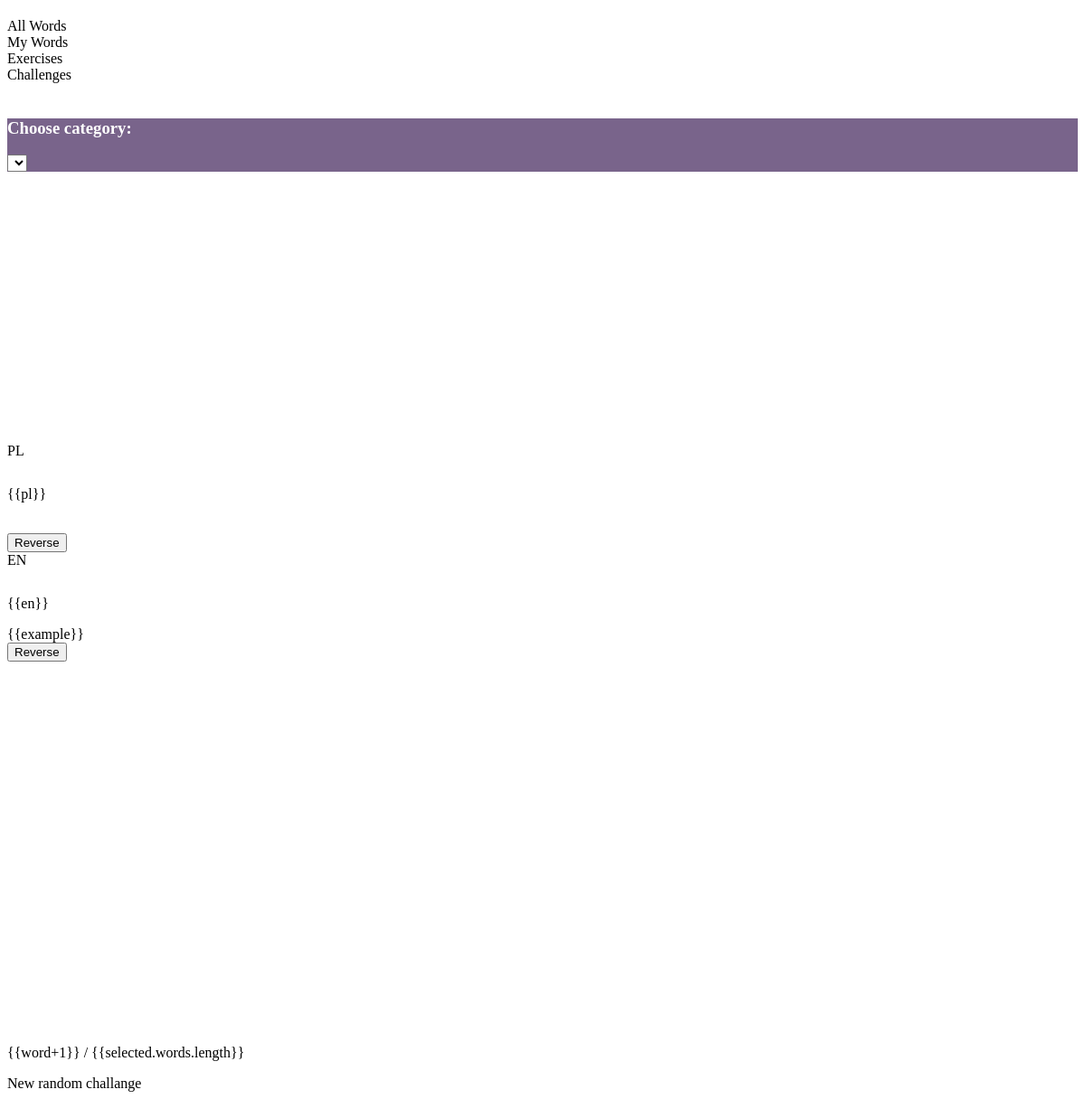
The app's page /sow_cw.php with its own data.
### tables this page shows
CREATE TABLE `langs` (
  `id` int(11) NOT NULL,
  `pl` text NOT NULL,
  `en` text NOT NULL
);

### ajax/db.php (called while the page is built, shortened)
<?php session_start();
    try { $db = new PDO('mysql:host=mysql4.mydevil.net;dbname=m1310_sowa;charset=utf8','m1310_sowa','1Milion$'); }
    catch (PDOException $e) { echo "Problem z DB"; die(); }
    function dcangaris ($x1) {
        $x2 = stripslashes(preg_replace("/'/",'&#39;',$x1));
        $x3 = stripslashes(preg_replace('/"/','&#34;',$x2));
        return ''.$x3;
    }
    function langs ($val) {
        if($val) {
            global $db;
            $stmt = $db->prepare("select count(id) from langs where pl = ?");
            $stmt->bindValue(1, $val, PDO::PARAM_STR);
            $stmt->execute();
            $pid =  $stmt->fetchColumn();
            if($pid > 0) {
                if($stmt = $db->prepare("select en,pl from langs where pl = ? limit 1")) {
                    $stmt->bindValue(1, $val, PDO::PARAM_STR);
                    $stmt->execute();
                    $line = $stmt->fetchAll(PDO::FETCH_ASSOC);
                    if($line[0]['en']) { return dcangaris($line[0]['en']); }
                    else { return dcangaris($line[0]['pl']); }
                }
            }
        }
    }
?>

### sow_cw.php (the view, shortened to what this page needs)
<?php require_once("ajax/db.php"); ?>
<div class="tab-content">
    <div id="sownik" class="row">
        <div class="navigacja col-xs-12 nopadding">
        <? require_once 'parts/menuWords.php'; ?>
        </div>
        <div style="padding-top: 20px;" class="col-xs-12">
            <div class="alert alert-warning" style="background-color:#79648b;">
                <h3 style="color:#fff!important;"><? echo langs("Wybierz kategorię słówek z ponizszych grup..."); ?></h3>
                <select class="form-control" ng-model="selected" ng-options="dict as (dict.id+'. '+dict.title+' ('+dict.description+')') group by (dict.nazwisko+' '+dict.imie) for dict in dicts track by dict.id"></select>
            </div>
        </div>
        <div style="height:300px;" ng-click="prevWord()" class="col-xs-1 nopadding"><i class="ico-middle cn-hand btn-link fa fa-3x fa-chevron-left"></i></div>
        <div class="flashcard col-xs-10 nopadding carusel10">
            <div class="flip-container">
                <div class="flipper">
                    <div ng-show="front">
                        <div ng-click="front =! front" class="fiszka">
                            <span>PL</span>
                            <p style="margin-top:30px" class="wordPL">{{pl}}</p>
                            <br>
                            <button><? echo langs("ODWRÓĆ"); ?></button>
                        </div>
                    </div>
                    <div ng-show="!front">
                        <div ng-click="front =! front" class="fiszka">
                            <span>EN</span>
                            <p style="margin-top:30px" class="wordEN">{{en}}</p>
                            <span>{{example}}</span>
                            <br>
                            <button><? echo langs("ODWRÓĆ"); ?></button>
                        </div>
                    </div>
                </div>
            </div>
        </div>
        <div style="height:300px;" ng-click="nextWord()" class="col-xs-1 nopadding"><i class="ico-middle btn-link cn-hand fa fa-3x fa-chevron-right"></i></div>
        <div class="pagination col-xs-12">
            <div class="col-md-12 col-xs-12">
                <p><span class="offset">{{word+1}}</span><span> / </span><span class="maxWords">{{selected.words.length}}</span></p>
            </div>
        </div>
        <div class="col-md-4 col-xs-12 nopadding"><a class="btn btn-warning center-block" ng-click="getRandomWords();"><i class="fa fa-random" aria-hidden="true"></i> <? echo langs("Losuj nowe wyzwanie"); ?></a></div>
    </div>
</div>

### parts/menuWords.php (shortened to what this page needs)
<div class="przyciski" style="margin-top:20px;">
    <div class="col-md-3 col-xs-12">
        <a ng-class="{active:path === 'words'}" class="btn btn-primary btn-block" ng-href="/#/words"><i class="fa fa-users" aria-hidden="true"></i> <? echo langs("Cały słownik"); ?></a>
    </div>
    <div class="col-md-3 col-xs-12">
        <a ng-class="{active:path === 'my-words'}" class="btn btn-info btn-block" ng-href="/#/my-words/{{UID}}"><i class="fa fa-user" aria-hidden="true"></i> <? echo langs("Mój słownik"); ?></a>
    </div>
    <div class="col-md-3  col-xs-12">
        <a ng-class="{active:path === 'flashcards'}" class="btn btn-warning btn-block" ng-href="/#/flashcards"><i class="fa fa-graduation-cap" aria-hidden="true"></i> <? echo langs("Ćwiczenia"); ?></a>
    </div>
    <div class="col-md-3 col-xs-12">
        <a ng-class="{active:path === 'flashcards-time'}" class="btn btn-danger btn-block" ng-href="/#/flashcards-time"><i class="fa fa-clock-o" aria-hidden="true"></i> <? echo langs("Wyzwania"); ?></a>
    </div>
</div>

### sow_cw.php (style rules this page uses)
.flip-container { perspective: 1000; }
.flip-container, .front, .back { width: 100%; height: 350px; }
.flipper { transition: 0.6s; transform-style: preserve-3d; position: relative; }

### records on screen
langs: en "All Words"
langs: en "My Words"
langs: en "Exercises"
langs: en "Challenges"
langs: en "Choose category:"
langs: en "Reverse"
langs: en "New random challange"
